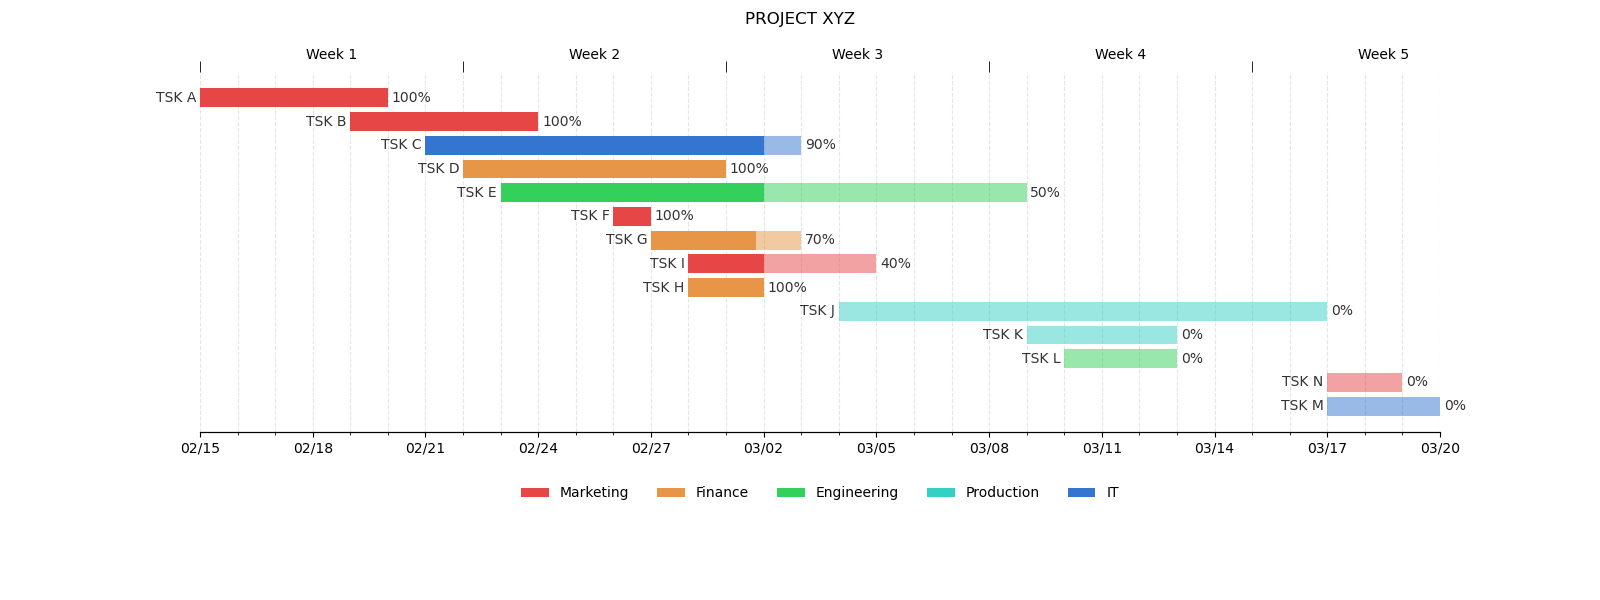

Write the Python code that produced this figure.
import pandas as pd
import numpy as np
import matplotlib.pyplot as plt
from matplotlib.patches import Patch
from pandas import Timestamp

##### DATA #####
data = {'Task': {0: 'TSK M',
                 1: 'TSK N',
                 2: 'TSK L',
                 3: 'TSK K',
                 4: 'TSK J',
                 5: 'TSK H',
                 6: 'TSK I',
                 7: 'TSK G',
                 8: 'TSK F',
                 9: 'TSK E',
                 10: 'TSK D',
                 11: 'TSK C',
                 12: 'TSK B',
                 13: 'TSK A'},

        'Department': {0: 'IT',
                       1: 'MKT',
                       2: 'ENG',
                       3: 'PROD',
                       4: 'PROD',
                       5: 'FIN',
                       6: 'MKT',
                       7: 'FIN',
                       8: 'MKT',
                       9: 'ENG',
                       10: 'FIN',
                       11: 'IT',
                       12: 'MKT',
                       13: 'MKT'},

        'Start': {0: Timestamp('2022-03-17 00:00:00'),
                  1: Timestamp('2022-03-17 00:00:00'),
                  2: Timestamp('2022-03-10 00:00:00'),
                  3: Timestamp('2022-03-09 00:00:00'),
                  4: Timestamp('2022-03-04 00:00:00'),
                  5: Timestamp('2022-02-28 00:00:00'),
                  6: Timestamp('2022-02-28 00:00:00'),
                  7: Timestamp('2022-02-27 00:00:00'),
                  8: Timestamp('2022-02-26 00:00:00'),
                  9: Timestamp('2022-02-23 00:00:00'),
                  10: Timestamp('2022-02-22 00:00:00'),
                  11: Timestamp('2022-02-21 00:00:00'),
                  12: Timestamp('2022-02-19 00:00:00'),
                  13: Timestamp('2022-02-15 00:00:00')},

        'End': {0: Timestamp('2022-03-20 00:00:00'),
                1: Timestamp('2022-03-19 00:00:00'),
                2: Timestamp('2022-03-13 00:00:00'),
                3: Timestamp('2022-03-13 00:00:00'),
                4: Timestamp('2022-03-17 00:00:00'),
                5: Timestamp('2022-03-02 00:00:00'),
                6: Timestamp('2022-03-05 00:00:00'),
                7: Timestamp('2022-03-03 00:00:00'),
                8: Timestamp('2022-02-27 00:00:00'),
                9: Timestamp('2022-03-09 00:00:00'),
                10: Timestamp('2022-03-01 00:00:00'),
                11: Timestamp('2022-03-03 00:00:00'),
                12: Timestamp('2022-02-24 00:00:00'),
                13: Timestamp('2022-02-20 00:00:00')},

        'Completion': {0: 0.0,
                       1: 0.0,
                       2: 0.0,
                       3: 0.0,
                       4: 0.0,
                       5: 1.0,
                       6: 0.4,
                       7: 0.7,
                       8: 1.0,
                       9: 0.5,
                       10: 1.0,
                       11: 0.9,
                       12: 1.0,
                       13: 1.0}}

##### DATA PREP #####
df = pd.DataFrame(data)

# project start date
proj_start = df.Start.min()

# number of days from project start to task start
df['start_num'] = (df.Start - proj_start).dt.days

# number of days from project start to end of tasks
df['end_num'] = (df.End - proj_start).dt.days

# days between start and end of each task
df['days_start_to_end'] = df.end_num - df.start_num

# days between start and current progression of each task
df['current_num'] = (df.days_start_to_end * df.Completion)


# create a column with the color for each department
def color(row):
    c_dict = {'MKT': '#E64646', 'FIN': '#E69646', 'ENG': '#34D05C', 'PROD': '#34D0C3', 'IT': '#3475D0'}
    return c_dict[row['Department']]


df['color'] = df.apply(color, axis=1)

##### PLOT #####
fig, (ax, ax1) = plt.subplots(2, figsize=(16, 6), gridspec_kw={'height_ratios': [6, 1]})

# bars
ax.barh(df.Task, df.current_num, left=df.start_num, color=df.color)
ax.barh(df.Task, df.days_start_to_end, left=df.start_num, color=df.color, alpha=0.5)

for idx, row in df.iterrows():
    ax.text(row.end_num + 0.1, idx, f"{int(row.Completion * 100)}%", va='center', alpha=0.8)
    ax.text(row.start_num - 0.1, idx, row.Task, va='center', ha='right', alpha=0.8)

# grid lines
ax.set_axisbelow(True)
ax.xaxis.grid(color='gray', linestyle='dashed', alpha=0.2, which='both')

# ticks
xticks = np.arange(0, df.end_num.max() + 1, 3)
xticks_labels = pd.date_range(proj_start, end=df.End.max()).strftime("%m/%d")
xticks_minor = np.arange(0, df.end_num.max() + 1, 1)
ax.set_xticks(xticks)
ax.set_xticks(xticks_minor, minor=True)
ax.set_xticklabels(xticks_labels[::3])
ax.set_yticks([])

# ticks top
# create a new axis with the same y
ax_top = ax.twiny()

# align x axis
ax.set_xlim(0, df.end_num.max())
ax_top.set_xlim(0, df.end_num.max())

# top ticks (markings)
xticks_top_minor = np.arange(0, df.end_num.max() + 1, 7)
ax_top.set_xticks(xticks_top_minor, minor=True)
# top ticks (label)
xticks_top_major = np.arange(3.5, df.end_num.max() + 1, 7)
ax_top.set_xticks(xticks_top_major, minor=False)
# week labels
xticks_top_labels = [f"Week {i}" for i in np.arange(1, len(xticks_top_major) + 1, 1)]
ax_top.set_xticklabels(xticks_top_labels, ha='center', minor=False)

# hide major tick (we only want the label)
ax_top.tick_params(which='major', color='w')
# increase minor ticks (to marks the weeks start and end)
ax_top.tick_params(which='minor', length=8, color='k')

# remove spines
ax.spines['right'].set_visible(False)
ax.spines['left'].set_visible(False)
ax.spines['left'].set_position(('outward', 10))
ax.spines['top'].set_visible(False)

ax_top.spines['right'].set_visible(False)
ax_top.spines['left'].set_visible(False)
ax_top.spines['top'].set_visible(False)

plt.suptitle('PROJECT XYZ')

##### LEGENDS #####
legend_elements = [Patch(facecolor='#E64646', label='Marketing'),
                   Patch(facecolor='#E69646', label='Finance'),
                   Patch(facecolor='#34D05C', label='Engineering'),
                   Patch(facecolor='#34D0C3', label='Production'),
                   Patch(facecolor='#3475D0', label='IT')]

ax1.legend(handles=legend_elements, loc='upper center', ncol=5, frameon=False)

# clean second axis
ax1.spines['right'].set_visible(False)
ax1.spines['left'].set_visible(False)
ax1.spines['top'].set_visible(False)
ax1.spines['bottom'].set_visible(False)
ax1.set_xticks([])
ax1.set_yticks([])

plt.show()
